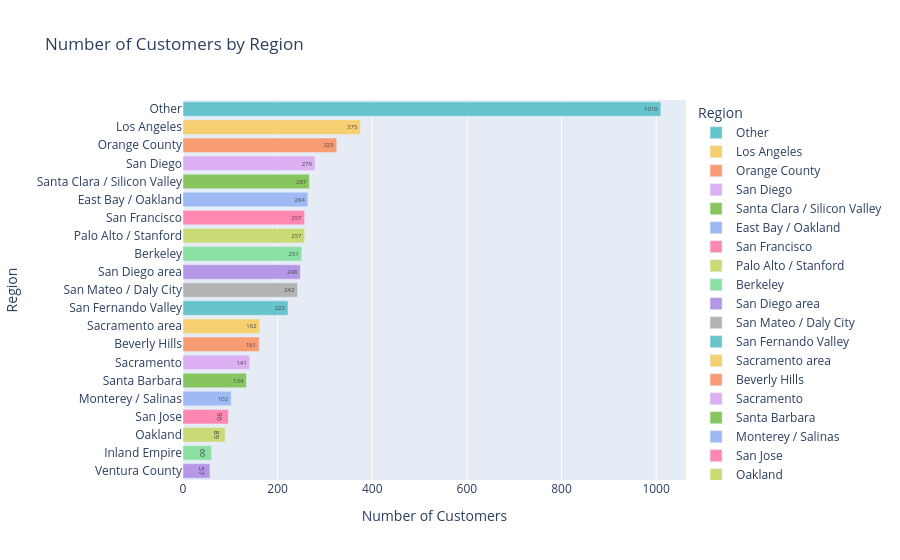

Notebook code cell kept with this figure:
### Markdown cell above
### Count of Customers by Region

### Code cell
#Number of Customers by Region

region_counts = df['Region'].value_counts().sort_values(ascending=False)


fig = px.bar(
    region_counts,
    orientation='h',
    labels={'index':'Region','value':'Number of Customers'},
    text_auto=True,              
    title='Number of Customers by Region',
    color=region_counts.index,  
    color_discrete_sequence=px.colors.qualitative.Pastel)

fig.show()

### Figure 1 — Plotly figure (JSON) as saved in the notebook; plotly's stock layout.template omitted (floating-point values rounded to 4 significant figures)
{"data": [{"hovertemplate": "Region=%{y}<br>Number of Customers=%{x}<extra></extra>", "legendgroup": "Other", "marker": {"color": "rgb(102, 197, 204)", "pattern": {"shape": ""}}, "name": "Other", "orientation": "h", "showlegend": true, "textposition": "auto", "texttemplate": "%{x}", "type": "bar", "x": [1010], "xaxis": "x", "y": ["Other"], "yaxis": "y"}, {"hovertemplate": "Region=%{y}<br>Number of Customers=%{x}<extra></extra>", "legendgroup": "Los Angeles", "marker": {"color": "rgb(246, 207, 113)", "pattern": {"shape": ""}}, "name": "Los Angeles", "orientation": "h", "showlegend": true, "textposition": "auto", "texttemplate": "%{x}", "type": "bar", "x": [375], "xaxis": "x", "y": ["Los Angeles"], "yaxis": "y"}, {"hovertemplate": "Region=%{y}<br>Number of Customers=%{x}<extra></extra>", "legendgroup": "Orange County", "marker": {"color": "rgb(248, 156, 116)", "pattern": {"shape": ""}}, "name": "Orange County", "orientation": "h", "showlegend": true, "textposition": "auto", "texttemplate": "%{x}", "type": "bar", "x": [325], "xaxis": "x", "y": ["Orange County"], "yaxis": "y"}, {"hovertemplate": "Region=%{y}<br>Number of Customers=%{x}<extra></extra>", "legendgroup": "San Diego", "marker": {"color": "rgb(220, 176, 242)", "pattern": {"shape": ""}}, "name": "San Diego", "orientation": "h", "showlegend": true, "textposition": "auto", "texttemplate": "%{x}", "type": "bar", "x": [279], "xaxis": "x", "y": ["San Diego"], "yaxis": "y"}, {"hovertemplate": "Region=%{y}<br>Number of Customers=%{x}<extra></extra>", "legendgroup": "Santa Clara / Silicon Valley", "marker": {"color": "rgb(135, 197, 95)", "pattern": {"shape": ""}}, "name": "Santa Clara / Silicon Valley", "orientation": "h", "showlegend": true, "textposition": "auto", "texttemplate": "%{x}", "type": "bar", "x": [267], "xaxis": "x", "y": ["Santa Clara / Silicon Valley"], "yaxis": "y"}, {"hovertemplate": "Region=%{y}<br>Number of Customers=%{x}<extra></extra>", "legendgroup": "East Bay / Oakland", "marker": {"color": "rgb(158, 185, 243)", "pattern": {"shape": ""}}, "name": "East Bay / Oakland", "orientation": "h", "showlegend": true, "textposition": "auto", "texttemplate": "%{x}", "type": "bar", "x": [264], "xaxis": "x", "y": ["East Bay / Oakland"], "yaxis": "y"}, {"hovertemplate": "Region=%{y}<br>Number of Customers=%{x}<extra></extra>", "legendgroup": "San Francisco", "marker": {"color": "rgb(254, 136, 177)", "pattern": {"shape": ""}}, "name": "San Francisco", "orientation": "h", "showlegend": true, "textposition": "auto", "texttemplate": "%{x}", "type": "bar", "x": [257], "xaxis": "x", "y": ["San Francisco"], "yaxis": "y"}, {"hovertemplate": "Region=%{y}<br>Number of Customers=%{x}<extra></extra>", "legendgroup": "Palo Alto / Stanford", "marker": {"color": "rgb(201, 219, 116)", "pattern": {"shape": ""}}, "name": "Palo Alto / Stanford", "orientation": "h", "showlegend": true, "textposition": "auto", "texttemplate": "%{x}", "type": "bar", "x": [257], "xaxis": "x", "y": ["Palo Alto / Stanford"], "yaxis": "y"}, {"hovertemplate": "Region=%{y}<br>Number of Customers=%{x}<extra></extra>", "legendgroup": "Berkeley", "marker": {"color": "rgb(139, 224, 164)", "pattern": {"shape": ""}}, "name": "Berkeley", "orientation": "h", "showlegend": true, "textposition": "auto", "texttemplate": "%{x}", "type": "bar", "x": [251], "xaxis": "x", "y": ["Berkeley"], "yaxis": "y"}, {"hovertemplate": "Region=%{y}<br>Number of Customers=%{x}<extra></extra>", "legendgroup": "San Diego area", "marker": {"color": "rgb(180, 151, 231)", "pattern": {"shape": ""}}, "name": "San Diego area", "orientation": "h", "showlegend": true, "textposition": "auto", "texttemplate": "%{x}", "type": "bar", "x": [248], "xaxis": "x", "y": ["San Diego area"], "yaxis": "y"}, {"hovertemplate": "Region=%{y}<br>Number of Customers=%{x}<extra></extra>", "legendgroup": "San Mateo / Daly City", "marker": {"color": "rgb(179, 179, 179)", "pattern": {"shape": ""}}, "name": "San Mateo / Daly City", "orientation": "h", "showlegend": true, "textposition": "auto", "texttemplate": "%{x}", "type": "bar", "x": [242], "xaxis": "x", "y": ["San Mateo / Daly City"], "yaxis": "y"}, {"hovertemplate": "Region=%{y}<br>Number of Customers=%{x}<extra></extra>", "legendgroup": "San Fernando Valley", "marker": {"color": "rgb(102, 197, 204)", "pattern": {"shape": ""}}, "name": "San Fernando Valley", "orientation": "h", "showlegend": true, "textposition": "auto", "texttemplate": "%{x}", "type": "bar", "x": [222], "xaxis": "x", "y": ["San Fernando Valley"], "yaxis": "y"}, {"hovertemplate": "Region=%{y}<br>Number of Customers=%{x}<extra></extra>", "legendgroup": "Sacramento area", "marker": {"color": "rgb(246, 207, 113)", "pattern": {"shape": ""}}, "name": "Sacramento area", "orientation": "h", "showlegend": true, "textposition": "auto", "texttemplate": "%{x}", "type": "bar", "x": [162], "xaxis": "x", "y": ["Sacramento area"], "yaxis": "y"}, {"hovertemplate": "Region=%{y}<br>Number of Customers=%{x}<extra></extra>", "legendgroup": "Beverly Hills", "marker": {"color": "rgb(248, 156, 116)", "pattern": {"shape": ""}}, "name": "Beverly Hills", "orientation": "h", "showlegend": true, "textposition": "auto", "texttemplate": "%{x}", "type": "bar", "x": [161], "xaxis": "x", "y": ["Beverly Hills"], "yaxis": "y"}, {"hovertemplate": "Region=%{y}<br>Number of Customers=%{x}<extra></extra>", "legendgroup": "Sacramento", "marker": {"color": "rgb(220, 176, 242)", "pattern": {"shape": ""}}, "name": "Sacramento", "orientation": "h", "showlegend": true, "textposition": "auto", "texttemplate": "%{x}", "type": "bar", "x": [141], "xaxis": "x", "y": ["Sacramento"], "yaxis": "y"}, {"hovertemplate": "Region=%{y}<br>Number of Customers=%{x}<extra></extra>", "legendgroup": "Santa Barbara", "marker": {"color": "rgb(135, 197, 95)", "pattern": {"shape": ""}}, "name": "Santa Barbara", "orientation": "h", "showlegend": true, "textposition": "auto", "texttemplate": "%{x}", "type": "bar", "x": [134], "xaxis": "x", "y": ["Santa Barbara"], "yaxis": "y"}, {"hovertemplate": "Region=%{y}<br>Number of Customers=%{x}<extra></extra>", "legendgroup": "Monterey / Salinas", "marker": {"color": "rgb(158, 185, 243)", "pattern": {"shape": ""}}, "name": "Monterey / Salinas", "orientation": "h", "showlegend": true, "textposition": "auto", "texttemplate": "%{x}", "type": "bar", "x": [102], "xaxis": "x", "y": ["Monterey / Salinas"], "yaxis": "y"}, {"hovertemplate": "Region=%{y}<br>Number of Customers=%{x}<extra></extra>", "legendgroup": "San Jose", "marker": {"color": "rgb(254, 136, 177)", "pattern": {"shape": ""}}, "name": "San Jose", "orientation": "h", "showlegend": true, "textposition": "auto", "texttemplate": "%{x}", "type": "bar", "x": [96], "xaxis": "x", "y": ["San Jose"], "yaxis": "y"}, {"hovertemplate": "Region=%{y}<br>Number of Customers=%{x}<extra></extra>", "legendgroup": "Oakland", "marker": {"color": "rgb(201, 219, 116)", "pattern": {"shape": ""}}, "name": "Oakland", "orientation": "h", "showlegend": true, "textposition": "auto", "texttemplate": "%{x}", "type": "bar", "x": [89], "xaxis": "x", "y": ["Oakland"], "yaxis": "y"}, {"hovertemplate": "Region=%{y}<br>Number of Customers=%{x}<extra></extra>", "legendgroup": "Inland Empire", "marker": {"color": "rgb(139, 224, 164)", "pattern": {"shape": ""}}, "name": "Inland Empire", "orientation": "h", "showlegend": true, "textposition": "auto", "texttemplate": "%{x}", "type": "bar", "x": [60], "xaxis": "x", "y": ["Inland Empire"], "yaxis": "y"}, {"hovertemplate": "Region=%{y}<br>Number of Customers=%{x}<extra></extra>", "legendgroup": "Ventura County", "marker": {"color": "rgb(180, 151, 231)", "pattern": {"shape": ""}}, "name": "Ventura County", "orientation": "h", "showlegend": true, "textposition": "auto", "texttemplate": "%{x}", "type": "bar", "x": [57], "xaxis": "x", "y": ["Ventura County"], "yaxis": "y"}], "layout": {"barmode": "relative", "legend": {"title": {"text": "Region"}, "tracegroupgap": 0}, "title": {"text": "Number of Customers by Region"}, "xaxis": {"anchor": "y", "domain": [0, 1], "title": {"text": "Number of Customers"}}, "yaxis": {"anchor": "x", "categoryarray": ["Ventura County", "Inland Empire", "Oakland", "San Jose", "Monterey / Salinas", "Santa Barbara", "Sacramento", "Beverly Hills", "Sacramento area", "San Fernando Valley", "San Mateo / Daly City", "San Diego area", "Berkeley", "Palo Alto / Stanford", "San Francisco", "East Bay / Oakland", "Santa Clara / Silicon Valley", "San Diego", "Orange County", "Los Angeles", "Other"], "categoryorder": "array", "domain": [0, 1], "title": {"text": "Region"}}}}
